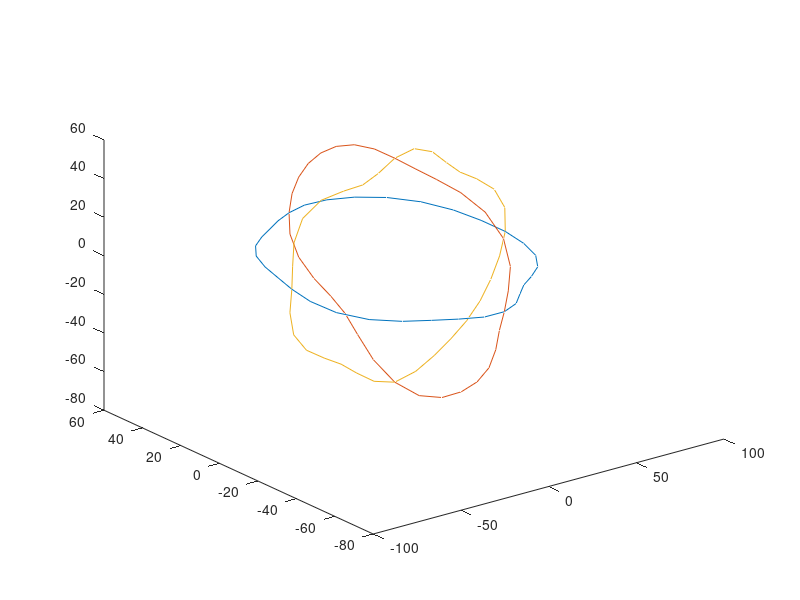

MATLAB code for this plot:
function [wire_hndl, ...
	  amoeba_x, ...
	  amoeba_y, ...
	  amoeba_z, ...
	  amoeba_Rnew, ...
	  amoeba_Rval, ...
	  fourier_arg] = amoeba3D()

  %%setenv('GNUTERM', 'x11');
  setenv('GNUTERM', 'aqua');

  %% get dimensions and position of 3D amoeba
  box_size = [256, 256, 256];
  Rmax_scale = 1/4; %% max value of max amoeba radius as fraction of box size
  Rmax_range = 1/1; %% min value of max amoeba radius as fraction of max radius
  Rmax = box_size(1) * Rmax_scale;
  Rmin = Rmax * Rmax_range;
  amoeba_Rmax = Rmin + rand() * (Rmax - Rmin);  %% maximum radius of
  %% amoeba X-section
  disp(["amoeba_Rmax = ", num2str(amoeba_Rmax)]);
  Ramp_max = 3/4; %% max value of the min amoeba radius (in unis of amoeba_Rmax)
  Ramp_min = 3/4; %% min value of the min amoeba radius
  amoeba_Ramp = Ramp_min + rand() * ( Ramp_max - Ramp_min);  %% radial
  %% variation of amoeba x-section as fraction of amoeba_Rmax
  amoeba_Rmin = amoeba_Rmax * amoeba_Ramp;  %% minimum radius of amoeba X-section
  disp(["amoeba_Rmin = ", num2str(amoeba_Rmin)]);
  amoeba_center = Rmax + rand(1,3) .* ( box_size - 2*Rmax );

  N_fourier = 7;%%5;
  %% N_Fourier: number of Fourier components (starting with 0) used to
  %% construct smooth random outline along each axis
  Npts = 2*8*2;
  %% Npts: number of points at which to evalutate/fit polynomial
  %% must be even so that 0 and 180 degrees are explicitly represented

  symmetry_flag = zeros(1,3);
  symmetry_flag(1) = 0; %% only 1st dimension should ever be symmetric

  %% i_plane: 
  %% dimensions order: x->y, y->z, z->x, use right hand rule, arrow
  %% indicates direction of rotation angle from first axis to second
  %% axis argument
  amoeba_Rval = zeros(Npts, 3);
  fourier_arg = [0:(Npts-1)] * (2*pi) / Npts;
  fourier_arg2 = ...
      repmat([0:(N_fourier-1)]', [1, Npts]) .* ...
      repmat( fourier_arg, [N_fourier, 1] );
  for i_plane = 1:3
    if symmetry_flag(i_plane) == 1
      rand_phase = repmat(i*pi/2, [N_fourier, 1]);
    else
      rand_phase = (2*pi) * rand(N_fourier, 1);
    endif
    rand_phase2 = repmat(rand_phase, [1, Npts]);
    fourier_phase2 = exp( i*fourier_arg2 + i*rand_phase2 );
    fourier_coef = randn(N_fourier, 1);
    fourier_coef(1) = 0; %% add DC term separately
    fourier_coef2 = repmat( fourier_coef, [1, Npts]);
    fourier_term = fourier_coef2 .* fourier_phase2;
    amoeba_Rval(:,i_plane) = sum( fourier_term, 1 );
  endfor

  %% scale real and imaginary parts of X-sections to match specified min and max radii
  max_real_Rval = zeros(1,3);
  min_real_Rval = zeros(1,3);
  ave_real_Rval = zeros(1,3);
  %%amoeba_Rval(:,1) = real(amoeba_Rval(:,1));
  real_Rval = real(amoeba_Rval);
  imag_Rval = imag(amoeba_Rval);
  for i_plane = 1:3
    max_real_Rval(i_plane) = max(real(amoeba_Rval(:,i_plane)));
    min_real_Rval(i_plane) = min(real(amoeba_Rval(:,i_plane)));
    real_Rval(:,i_plane) = ...
	amoeba_Rmin + ...
	(real_Rval(:,i_plane) - min_real_Rval(i_plane)) * ...
	(amoeba_Rmax - amoeba_Rmin) / ...
	((max_real_Rval(i_plane) - min_real_Rval(i_plane)) + ...
	 ((max_real_Rval(i_plane) - min_real_Rval(i_plane))==0));
    max_imag_Rval(i_plane) = max(imag(amoeba_Rval(:,i_plane)));
    min_imag_Rval(i_plane) = min(imag(amoeba_Rval(:,i_plane)));
    imag_Rval(:,i_plane) = ...
	amoeba_Rmin + ...
	(imag_Rval(:,i_plane) - min_imag_Rval(i_plane)) * ...
	(amoeba_Rmax - amoeba_Rmin) / ...
	((max_imag_Rval(i_plane) - min_imag_Rval(i_plane)) + ...
	 ((max_imag_Rval(i_plane) - min_imag_Rval(i_plane))==0));
  endfor
  amoeba_Rval = real_Rval + i * imag_Rval;
  ave_Rval = mean(amoeba_Rval,1);

  %% match intercepts
  %% Real part of cross-sections much match at intersections
  [Npts_quarter, Npts_half, Npts_3quarter] = cardinalPts(Npts);
  amoeba_Rdiff = zeros(2,3);
  for axis_id = 1:3
    axis_id2 = axis_id + 2;
    axis_id2 = 1 + mod(axis_id2 - 1, 3);
    amoeba_Rdiff(1,axis_id) = ...
	amoeba_Rval(1,axis_id) - amoeba_Rval(Npts_quarter, axis_id2);
    amoeba_Rdiff(2,axis_id) = ...
	amoeba_Rval(Npts_half,axis_id) - amoeba_Rval(Npts_3quarter, axis_id2);
  endfor
  amoeba_Rdiff_original = amoeba_Rdiff;
  for axis_id = 1:3
    for j_arg = [ (Npts_3quarter + 1) : (Npts + Npts_quarter - 1)]
      i_arg = 1 + mod( j_arg - 1, Npts);
      amoeba_Rval(i_arg,axis_id) = ...
	  amoeba_Rval(i_arg,axis_id) - ...
	  amoeba_Rdiff(1,axis_id) * ...
	  min(j_arg - Npts_3quarter, Npts + Npts_quarter - j_arg) / ...
	  (Npts/4);
    endfor
    for i_arg = (Npts_quarter + 1) : (Npts_3quarter - 1)
      amoeba_Rval(i_arg,axis_id) = ...
	  amoeba_Rval(i_arg,axis_id) - ...
	  amoeba_Rdiff(2,axis_id) * ...
	  min(i_arg - Npts_quarter, Npts_3quarter - i_arg) / ...
	  (Npts/4);
    endfor
  endfor
  

  amoeba_Rnew = amoeba_Rval;

%%!!! deprecated: axis conventions are outdated
  linear_transform_flag = 0;
  if linear_transform_flag
    %% deprecated method to match intercepts using linear transformation
    %% fails most of the time because R must be positive
    var_radius = ones(1,3);
    var_A = ones(1,3);
    bar_B = ones(1,3);
    %% fix size of Xsection for i_plane == 1
    %% Xsections for i_plane == 2,3 are morphed to match Xsection for
    %% i_plane == 1,
    %% radial amplitude variations can be scaled and
    %% rotated by arbitrary magnitude and phase 
    %% average radius set to aritrary constant var_radius(1,3)
    %% giving 6 variables constrained by 6 equations (one for each intersection)

    %% eq(1): xy intersect with xz
    %% real(amoeba_Rval(1,1)) = ...
    %%   real(var_radius(2) + var_A(1,2) * amoeba_Rval(Npts_quarter,2) + ...
    %%   i*var_B(1,2) * amoeba_Rval(Npts_quarter,2));
    %% eq(2)
    %% real(amoeba_Rval(Npts_half,1)) = ...
    %%   real(var_radius(2) + var_A(1,2) * amoeba_Rval(Npts_3quarter,2) + ...
    %%   i*var_B(1,2) * amoeba_Rval(Npts_3quarter,2));
    %% eq(3): xy intersect with yz
    %% real(amoeba_Rval(Npts_quarter,1)) = ...
    %%   real(var_radius(3) + var_A(1,3) * amoeba_Rval(1,3) + ...
    %%   i*var_B(1,3) * amoeba_Rval(1,3));
    %% eq(4)
    %% amoeba_Rval(Npts_3quarter,1) = ...
    %%   real(var_radius(3) + var_A(1,3) * amoeba_Rval(Npts_half,3) + ...
    %%   i*var_B(1,3) * amoeba_Rval(Npts_half,3));
    %% eq(5): xz intersect with yz
    %% 0 = real(var_radius(2) + var_A(1,2) * amoeba_Rval(1,2) + ...
    %%     i*var_B(1,2) * amoeba_Rval(1,2)) - ...
    %%     real(var_radius(3) + var_A(1,3) * amoeba_Rval(Npts_quarter,3) + ...
    %%     i*var_B(1,3) * amoeba_Rval(Npts_quarter,3));
    %% eq(6)
    %% 0 = real(var_radius(2) + var_A(1,2) * amoeba_Rval(Npts_half,2) + ...
    %%     i*var_B(1,2) * amoeba_Rval(Npts_half,2)) -
    %%     real(var_radius(3) + var_A(1,3) * amoeba_Rval(Npts_3quarter,3) + ...
    %%     i*var_B(1,3) * amoeba_Rval(Npts_3quarter,3));
    %% build matrix scale_mat and vector const_vec
    %%soln_vec = [ var_radius(2) var_A(2) var_B(2) var_radius(3) var_A(3) var_B(3) ];
    const_vec = real([(amoeba_Rval(1,1) - ave_Rval(2)), ...
		      (amoeba_Rval(Npts_half,1) - ave_Rval(2)), ...
		      (amoeba_Rval(Npts_quarter,1) - ave_Rval(3)), ...
		      (amoeba_Rval(Npts_3quarter,1) - ave_Rval(3)), ...
		      (ave_Rval(3) - ave_Rval(2)), ...
		      (ave_Rval(3) - ave_Rval(2)) ]');
    scale_mat = zeros(6);
    scale_mat(1,:) = [1, ...
		      real(amoeba_Rval(Npts_quarter,2) - ave_Rval(2)), ...
		      -imag(amoeba_Rval(Npts_quarter,2) - ave_Rval(2)), ...
		      0, ...
		      0, ...
		      0];
    scale_mat(2,:) = [1, ...
		      real(amoeba_Rval(Npts_3quarter,2) - ave_Rval(2)), ...
		      -imag(amoeba_Rval(Npts_3quarter,1) - ave_Rval(2)), ...
		      0, ...
		      0, ...
		      0];
    scale_mat(3,:) = [0, ...
		      0, ...
		      0, ...
		      1, ...
		      real(amoeba_Rval(1,3) - ave_Rval(3)), ...
		      -imag(amoeba_Rval(1,3) - ave_Rval(3))];
    scale_mat(4,:) = [0, ...
		      0, ...
		      0, ...
		      1, ...
		      real(amoeba_Rval(Npts_half,3) - ave_Rval(3)), ...
		      -imag(amoeba_Rval(Npts_half,3) - ave_Rval(3))];
    scale_mat(5,:) = [1, ...
		      real(amoeba_Rval(1,2) - ave_Rval(2)), ...
		      -imag(amoeba_Rval(1,2) - ave_Rval(2)), ...
		      -1, ...
		      -real(amoeba_Rval(Npts_quarter,3) - ave_Rval(3)), ...
		      imag(amoeba_Rval(Npts_quarter,3) - ave_Rval(3))];
    scale_mat(6,:) = [1, ...
		      real(amoeba_Rval(Npts_half,2) - ave_Rval(2)), ...
		      -imag(amoeba_Rval(Npts_half,2) - ave_Rval(2)), ...
		      -1, ...
		      -real(amoeba_Rval(Npts_3quarter,3) - ave_Rval(3)), ...
		      imag(amoeba_Rval(Npts_3quarter,3) - ave_Rval(3))];
    soln_vec = scale_mat \ const_vec;
    var_radius(2) = real(soln_vec(1));
    var_A(2) = real(soln_vec(2));
    var_B(2) = real(soln_vec(3));
    var_radius(3) = real(soln_vec(4));
    var_A(3) = real(soln_vec(5));
    var_B(3) = real(soln_vec(6));

    amoeba_Rnew = zeros(size(amoeba_Rval));
    amoeba_Rnew(:,1) = amoeba_Rval(:,1);
    amoeba_Rnew(:,2) = var_radius(2) + real(ave_Rval(2)) + ...
	var_A(2) * real(amoeba_Rval(:,2) - ave_Rval(2)) - ...
	var_B(2) * imag(amoeba_Rval(:,2) - ave_Rval(2));
    amoeba_Rnew(:,3) = var_radius(3) + real(ave_Rval(3)) + ...
	var_A(3) * real(amoeba_Rval(:,3) - ave_Rval(3)) - ...
	var_B(3) * imag(amoeba_Rval(:,3) - ave_Rval(3));

  endif %% linear_transform_flag

  
  amoeba_Rnew = real(amoeba_Rnew);
  if any(amoeba_Rnew(:) < 0 )
    warning("any(amoeba_Rnew(:) < 0 )");
  endif

  %% check
  for axis_id = 1:3
    axis_id2 = axis_id + 2;
    axis_id2 = 1 + mod(axis_id2 - 1, 3);
    amoeba_Rdiff(1,axis_id) = ...
	amoeba_Rval(1,axis_id) - amoeba_Rval(Npts_quarter, axis_id2);
    amoeba_Rdiff(2,axis_id) = ...
	amoeba_Rval(Npts_half,axis_id) - amoeba_Rval(Npts_3quarter, axis_id2);
  endfor
  amoeba_Rdelta = ...
      abs(amoeba_Rdiff) / amoeba_Rmax;
  if any( amoeba_Rdelta > 0.5/amoeba_Rmax)
    warning(["any(delta_all > ", num2str(0.5/amoeba_Rmax)]);
  endif
  if any(abs(amoeba_Rdiff) > 0.5)
    warning("any(abs(amoeba_Rdiff) > 0.5)");
  endif

  
  amoeba_x = zeros(Npts, 3);
  amoeba_y = zeros(Npts, 3);
  amoeba_z = zeros(Npts, 3);
  [amoeba_x(:,1) amoeba_y(:,1)] = ...
      pol2cart( fourier_arg', amoeba_Rnew(:,1) );
  [amoeba_y(:,2) amoeba_z(:,2)] = ...
      pol2cart( fourier_arg', amoeba_Rnew(:,2) );
  [amoeba_z(:,3) amoeba_x(:,3)] = ...
      pol2cart( fourier_arg', amoeba_Rnew(:,3) );

  amoeba_x2 = [amoeba_x;amoeba_x(1,:)];
  amoeba_y2 = [amoeba_y;amoeba_y(1,:)];
  amoeba_z2 = [amoeba_z;amoeba_z(1,:)];

  wire_fig_hndl = figure;
  set(gca, "ColorOrder", zeros(8,3));
  wire_hndl = plot3(amoeba_x2(:,1:1:3), amoeba_y2(:,1:1:3), amoeba_z2(:,1:1:3));
  wire_filename = "wire_3D_amoeba.png";
  wire_option = "-dpng";
  print(wire_fig_hndl, wire_filename, wire_option);

  return;

  find_polynomial_flag = 0
  if find_polynomial_flag
    %% find polynomial of the form
    %% sum( coef_poly(i_pow, i_axis) * amoeba_xyz(i_pt, i_axis) ^ i_pow ) = ...
    %% const_poly(i_axis) == 1
    
    Npoly = Npts - 2; %%(3*Npts - 6)/3;
    %% each intersection appears twice
    %% remove 0 and 180 degree intersecton pts along each axis (same pts
    %% appear elsewhere)
    amoeba_xyz = zeros(Npoly, 3);
    amoeba_xyz(:,1) = ...
	[amoeba_x(2:(Npts_half-2),1), amoeba_x(Npts_half:Npts,1)];
    amoeba_xyz(:,2) = ...
	[amoeba_x(2:(Npts_half-2),2), amoeba_x(Npts_half:Npts,2)];
    amoeba_xyz(:,3) = ...
	[amoeba_x(2:(Npts_half-2),3), amoeba_x(Npts_half:Npts,3)];    
    
    const_poly = ones(3*Npoly, 1);
    mat_poly2D = zeros(3*Npoly, 3*Npoly);
    for i_pt = 1 : 3*Npoly
      xyz_pt = 1 + mod(i_pt-1, Npoly);
      i_plane = ceil(i_pt / Npoly);
      for i_pow = 1 : Npoly
	mat_poly2D(i_pt, i_pow + Npoly * (i_plane-1)) = ...
	    amoeba_xyz(xyz_pt, i_plane).^i_pow;
      endfor
    endfor
    coef_poly = mat_poly2D \ const_poly;
    coef_poly = reshape(coef_poly, [Npoly, 3]);
  endif

  
  

  %% draw polynomial surface
  amoeba_3D_fig = figure;

  
  num_ndx = 2*ceil(amoeba_Rmax);
  x_ndx = 1:num_ndx;
  y_ndx = 1:num_ndx;
  [x_sub, y_sub] = meshgrid(x_ndx, y_ndx);
  y_max = amoeba_y2(1,2);
  y_min = amoeba_y2(Npts_half, 2);
  y_delta = (y_max - y_min) / num_ndx;
  surf(amoeba_x2(:), amoeba_y2(:), amoeba_z2(:));
  
endfunction



function [amoeba3D_surf] = amoeba3DSurf(amoeba_x, amoeba_y, amoeba_z, fourier_arg)
  Npts = size(amoeba_x,1);
  [Npts_quarter, Npts_half, Npts_3quarter] = ...
      cardinalPts(Npts);
  ameoba3D_surf = zeros(Npts, Npts, 3);
  amoeba3D_surf(1,:,3) = amoeba_z(1,3); %% first row, z = zmax
  amoeba3D_surf(Npts,:,3) = amoeba_z(Npts_half,3); %% last row, z = zmin
  for i_row = 2 : Npts_quarter
    amoeba3D_surf(i_row,1,1) = amoeba_x(i_row,3);
    amoeba3D_surf(i_row,Npts_half,1) = amoeba_x(Npts-i_row+2,3);
    amoeba3D_surf(i_row,Npts_quarter,2) = amoeba_y(Npts_quarter-i_row+1,2);
    amoeba3D_surf(i_row,Npts_3quarter,2) = amoeba_y(Npts_quarter+i_row-1,2);
    amoeba3D_surf(i_row,1,3) = amoeba_z(i_row,3);
    amoeba3D_surf(i_row,Npts_half,3) = amoeba_z(Npts-i_row+2,3);
    amoeba3D_surf(i_row,Npts_quarter,3) = amoeba_z(Npts_quarter-i_row+1,2);
    amoeba3D_surf(i_row,Npts_3quarter,3) = amoeba_z(Npts_quarter+i_row-1,2);
    theta_angle = fourier_arg(i_row)
    for i_col = [ (2 : Npts_quarter-1), ...
		 (Npts_quarter+1):(Npts_half-1), ...
		 (Npts_half+1):(Npts_3quarter-1), ...
		 (Npts_3quarter+1):(Npts-1) ]
      phi_angle = fourier_arg(i_col);
      %% find Rpoly 
    endfor %% i_col
  endfor %% i_row
  
endfunction

function [amoeba3D_poly] = amoeba3DPoly()
endfunction  %% amoeba3DPoly


function [Npts_quarter, Npts_half, Npts_3quarter] = cardinalPts(Npts)
  Npts_quarter = 1 + round(Npts/4);
  Npts_half = 1 + round(Npts/2);
  Npts_3quarter = 1 + round(3*Npts/4);
endfunction  %% cardinalPts
